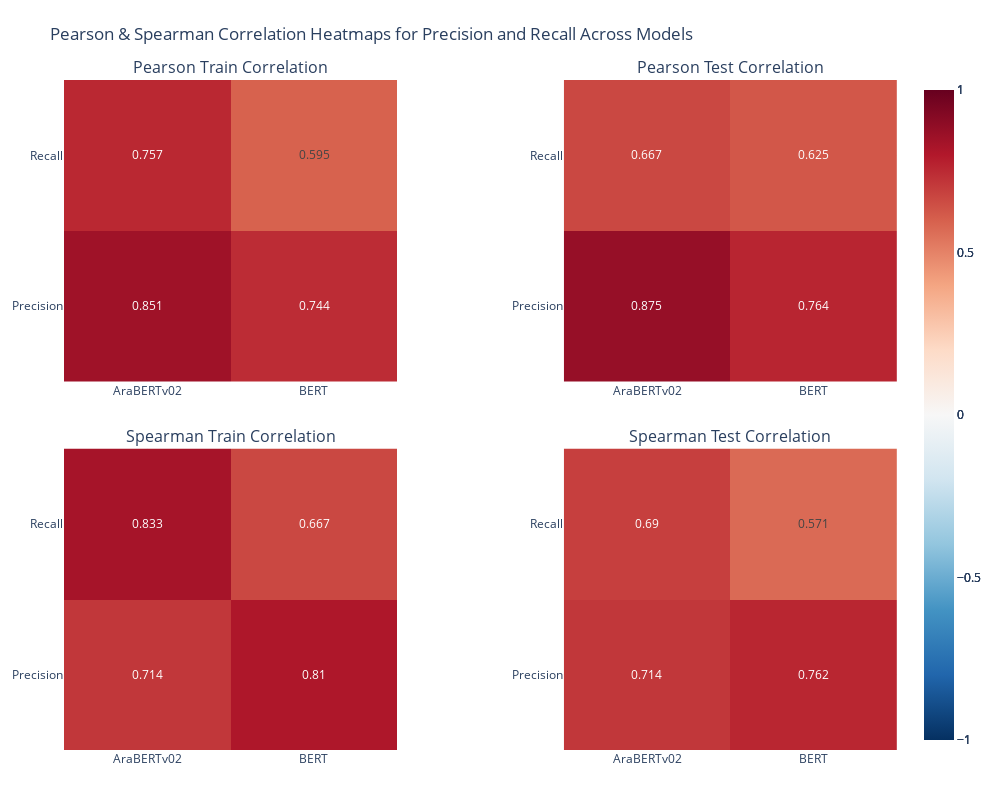

The notebook cell saved with this chart:
### Code cell
import pandas as pd
import plotly.graph_objects as go
from plotly.subplots import make_subplots

# Prepare data for Pearson and Spearman correlations
metrics = ["Precision", "Recall"]
pearson_data = []
spearman_data = []
data = report_df[report_df["Tag"] != "O"]  # Exclude "O" tag for analysis

for model in data["Model"].unique():
    model_data = data[data["Model"] == model]
    for metric in metrics:
        # Pearson correlation
        test_corr_pearson = model_data[["Support", metric]].corr().iloc[0, 1]
        train_corr_pearson = model_data[["Train Support", metric]].corr().iloc[0, 1]
        pearson_data.append({"Metric": metric, "Model": model, "Train": train_corr_pearson, "Test": test_corr_pearson})
        
        # Spearman correlation
        test_corr_spearman = model_data[["Support", metric]].corr(method="spearman").iloc[0, 1]
        train_corr_spearman = model_data[["Train Support", metric]].corr(method="spearman").iloc[0, 1]
        spearman_data.append({"Metric": metric, "Model": model, "Train": train_corr_spearman, "Test": test_corr_spearman})

# Create DataFrames for Pearson and Spearman
pearson_df = pd.DataFrame(pearson_data)
spearman_df = pd.DataFrame(spearman_data)

# Pivot data for heatmap format
pearson_train_heatmap = pearson_df.pivot(index="Metric", columns="Model", values="Train")
pearson_test_heatmap = pearson_df.pivot(index="Metric", columns="Model", values="Test")
spearman_train_heatmap = spearman_df.pivot(index="Metric", columns="Model", values="Train")
spearman_test_heatmap = spearman_df.pivot(index="Metric", columns="Model", values="Test")

# Create subplots for Pearson and Spearman
fig = make_subplots(
    rows=2, cols=2,
    subplot_titles=("Pearson Train Correlation", "Pearson Test Correlation", 
                    "Spearman Train Correlation", "Spearman Test Correlation"),
    horizontal_spacing=0.2,
    vertical_spacing=0.1,
    # shared_xaxes=True,
    # shared_yaxes=True,
)

# Add Pearson Train heatmap
fig.add_trace(
    go.Heatmap(
        z=pearson_train_heatmap.values,
        x=pearson_train_heatmap.columns,
        y=pearson_train_heatmap.index,
        text=pearson_train_heatmap.values.round(3),
        texttemplate="%{text}",
        hovertemplate="Metric: %{y}<br>Model: %{x}<br>Correlation: %{z}<extra></extra>",
        colorscale="RdBu_r",
        zmin=-1,
        zmax=1,
    ),
    row=1, col=1,
)

# Add Pearson Test heatmap
fig.add_trace(
    go.Heatmap(
        z=pearson_test_heatmap.values,
        x=pearson_test_heatmap.columns,
        y=pearson_test_heatmap.index,
        text=pearson_test_heatmap.values.round(3),
        texttemplate="%{text}",
        hovertemplate="Metric: %{y}<br>Model: %{x}<br>Correlation: %{z}<extra></extra>",
        colorscale="RdBu_r",
        zmin=-1,
        zmax=1,
    ),
    row=1, col=2,
)

# Add Spearman Train heatmap
fig.add_trace(
    go.Heatmap(
        z=spearman_train_heatmap.values,
        x=spearman_train_heatmap.columns,
        y=spearman_train_heatmap.index,
        text=spearman_train_heatmap.values.round(3),
        texttemplate="%{text}",
        hovertemplate="Metric: %{y}<br>Model: %{x}<br>Correlation: %{z}<extra></extra>",
        colorscale="RdBu_r",
        zmin=-1,
        zmax=1,
    ),
    row=2, col=1,
)

# Add Spearman Test heatmap
fig.add_trace(
    go.Heatmap(
        z=spearman_test_heatmap.values,
        x=spearman_test_heatmap.columns,
        y=spearman_test_heatmap.index,
        text=spearman_test_heatmap.values.round(3),
        texttemplate="%{text}",
        hovertemplate="Metric: %{y}<br>Model: %{x}<br>Correlation: %{z}<extra></extra>",
        colorscale="RdBu_r",
        zmin=-1,
        zmax=1,
    ),
    row=2, col=2,
)

# Update layout
fig.update_layout(
    title="Pearson & Spearman Correlation Heatmaps for Precision and Recall Across Models",
    template="plotly_white",
    height=800,
    width=1000,
    coloraxis=dict(colorbar=dict(title="Correlation")),
    margin=dict(t=80, l=50, r=50, b=50),  # Adjust margins for better spacing
)

fig.show()

### Figure 1 — Plotly figure (JSON) as saved in the notebook; plotly's stock layout.template omitted (floating-point values rounded to 4 significant figures)
{"data": [{"colorscale": [[0, "rgb(5,48,97)"], [0.1, "rgb(33,102,172)"], [0.2, "rgb(67,147,195)"], [0.3, "rgb(146,197,222)"], [0.4, "rgb(209,229,240)"], [0.5, "rgb(247,247,247)"], [0.6, "rgb(253,219,199)"], [0.7, "rgb(244,165,130)"], [0.8, "rgb(214,96,77)"], [0.9, "rgb(178,24,43)"], [1, "rgb(103,0,31)"]], "hovertemplate": "Metric: %{y}<br>Model: %{x}<br>Correlation: %{z}<extra></extra>", "text": [[0.851, 0.744], [0.757, 0.595]], "texttemplate": "%{text}", "type": "heatmap", "x": ["AraBERTv02", "BERT"], "xaxis": "x", "y": ["Precision", "Recall"], "yaxis": "y", "z": [[0.8508, 0.7435], [0.7569, 0.5946]], "zmax": 1, "zmin": -1}, {"colorscale": [[0, "rgb(5,48,97)"], [0.1, "rgb(33,102,172)"], [0.2, "rgb(67,147,195)"], [0.3, "rgb(146,197,222)"], [0.4, "rgb(209,229,240)"], [0.5, "rgb(247,247,247)"], [0.6, "rgb(253,219,199)"], [0.7, "rgb(244,165,130)"], [0.8, "rgb(214,96,77)"], [0.9, "rgb(178,24,43)"], [1, "rgb(103,0,31)"]], "hovertemplate": "Metric: %{y}<br>Model: %{x}<br>Correlation: %{z}<extra></extra>", "text": [[0.875, 0.764], [0.667, 0.625]], "texttemplate": "%{text}", "type": "heatmap", "x": ["AraBERTv02", "BERT"], "xaxis": "x2", "y": ["Precision", "Recall"], "yaxis": "y2", "z": [[0.8745, 0.7639], [0.6671, 0.6247]], "zmax": 1, "zmin": -1}, {"colorscale": [[0, "rgb(5,48,97)"], [0.1, "rgb(33,102,172)"], [0.2, "rgb(67,147,195)"], [0.3, "rgb(146,197,222)"], [0.4, "rgb(209,229,240)"], [0.5, "rgb(247,247,247)"], [0.6, "rgb(253,219,199)"], [0.7, "rgb(244,165,130)"], [0.8, "rgb(214,96,77)"], [0.9, "rgb(178,24,43)"], [1, "rgb(103,0,31)"]], "hovertemplate": "Metric: %{y}<br>Model: %{x}<br>Correlation: %{z}<extra></extra>", "text": [[0.714, 0.81], [0.833, 0.667]], "texttemplate": "%{text}", "type": "heatmap", "x": ["AraBERTv02", "BERT"], "xaxis": "x3", "y": ["Precision", "Recall"], "yaxis": "y3", "z": [[0.7143, 0.8095], [0.8333, 0.6667]], "zmax": 1, "zmin": -1}, {"colorscale": [[0, "rgb(5,48,97)"], [0.1, "rgb(33,102,172)"], [0.2, "rgb(67,147,195)"], [0.3, "rgb(146,197,222)"], [0.4, "rgb(209,229,240)"], [0.5, "rgb(247,247,247)"], [0.6, "rgb(253,219,199)"], [0.7, "rgb(244,165,130)"], [0.8, "rgb(214,96,77)"], [0.9, "rgb(178,24,43)"], [1, "rgb(103,0,31)"]], "hovertemplate": "Metric: %{y}<br>Model: %{x}<br>Correlation: %{z}<extra></extra>", "text": [[0.714, 0.762], [0.69, 0.571]], "texttemplate": "%{text}", "type": "heatmap", "x": ["AraBERTv02", "BERT"], "xaxis": "x4", "y": ["Precision", "Recall"], "yaxis": "y4", "z": [[0.7143, 0.7619], [0.6905, 0.5714]], "zmax": 1, "zmin": -1}], "layout": {"annotations": [{"font": {"size": 16}, "showarrow": false, "text": "Pearson Train Correlation", "x": 0.2, "xanchor": "center", "xref": "paper", "y": 1, "yanchor": "bottom", "yref": "paper"}, {"font": {"size": 16}, "showarrow": false, "text": "Pearson Test Correlation", "x": 0.8, "xanchor": "center", "xref": "paper", "y": 1, "yanchor": "bottom", "yref": "paper"}, {"font": {"size": 16}, "showarrow": false, "text": "Spearman Train Correlation", "x": 0.2, "xanchor": "center", "xref": "paper", "y": 0.45, "yanchor": "bottom", "yref": "paper"}, {"font": {"size": 16}, "showarrow": false, "text": "Spearman Test Correlation", "x": 0.8, "xanchor": "center", "xref": "paper", "y": 0.45, "yanchor": "bottom", "yref": "paper"}], "coloraxis": {"colorbar": {"title": {"text": "Correlation"}}}, "height": 800, "margin": {"b": 50, "l": 50, "r": 50, "t": 80}, "title": {"text": "Pearson & Spearman Correlation Heatmaps for Precision and Recall Across Models"}, "width": 1000, "xaxis": {"anchor": "y", "domain": [0, 0.4]}, "xaxis2": {"anchor": "y2", "domain": [0.6, 1]}, "xaxis3": {"anchor": "y3", "domain": [0, 0.4]}, "xaxis4": {"anchor": "y4", "domain": [0.6, 1]}, "yaxis": {"anchor": "x", "domain": [0.55, 1]}, "yaxis2": {"anchor": "x2", "domain": [0.55, 1]}, "yaxis3": {"anchor": "x3", "domain": [0, 0.45]}, "yaxis4": {"anchor": "x4", "domain": [0, 0.45]}}}
